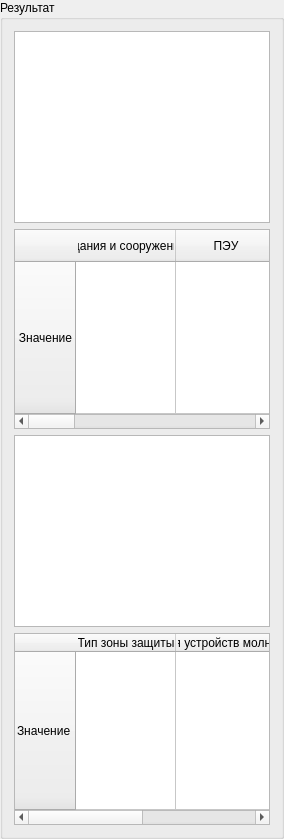
             <widget class="QGroupBox" name="groupBox_8">
              <property name="title">
               <string>Результат</string>
              </property>
              <layout class="QVBoxLayout" name="verticalLayout_14">
               <item>
                <widget class="QTextBrowser" name="textBrowser_5"/>
               </item>
               <item>
                <widget class="QTableWidget" name="lPCategoryAndTypeParamTable">
                 <property name="sizePolicy">
                  <sizepolicy hsizetype="Expanding" vsizetype="Expanding">
                   <horstretch>0</horstretch>
                   <verstretch>0</verstretch>
                  </sizepolicy>
                 </property>
                 <property name="minimumSize">
                  <size>
                   <width>0</width>
                   <height>200</height>
                  </size>
                 </property>
                 <property name="editTriggers">
                  <set>QAbstractItemView::NoEditTriggers</set>
                 </property>
                 <attribute name="verticalHeaderCascadingSectionResizes">
                  <bool>true</bool>
                 </attribute>
                 <attribute name="verticalHeaderStretchLastSection">
                  <bool>true</bool>
                 </attribute>
                 <row>
                  <property name="text">
                   <string>Значение</string>
                  </property>
                  <property name="textAlignment">
                   <set>AlignCenter</set>
                  </property>
                 </row>
                 <column>
                  <property name="text">
                   <string>Здания и сооружения</string>
                  </property>
                  <property name="textAlignment">
                   <set>AlignCenter</set>
                  </property>
                 </column>
                 <column>
                  <property name="text">
                   <string>ПЭУ</string>
                  </property>
                  <property name="textAlignment">
                   <set>AlignCenter</set>
                  </property>
                 </column>
                 <column>
                  <property name="text">
                   <string>Огнестойкость</string>
                  </property>
                  <property name="textAlignment">
                   <set>AlignCenter</set>
                  </property>
                 </column>
                 <column>
                  <property name="text">
                   <string>Ожидаемое количество поражений молнией в
год</string>
                  </property>
                  <property name="textAlignment">
                   <set>AlignCenter</set>
                  </property>
                 </column>
                 <column>
                  <property name="text">
                   <string>Местоположение</string>
                  </property>
                  <property name="textAlignment">
                   <set>AlignCenter</set>
                  </property>
                 </column>
                 <item row="0" column="0">
                  <property name="text">
                   <string/>
                  </property>
                  <property name="textAlignment">
                   <set>AlignCenter</set>
                  </property>
                 </item>
                 <item row="0" column="1">
                  <property name="text">
                   <string/>
                  </property>
                  <property name="textAlignment">
                   <set>AlignCenter</set>
                  </property>
                 </item>
                 <item row="0" column="2">
                  <property name="text">
                   <string/>
                  </property>
                  <property name="textAlignment">
                   <set>AlignCenter</set>
                  </property>
                 </item>
                 <item row="0" column="3">
                  <property name="text">
                   <string/>
                  </property>
                  <property name="textAlignment">
                   <set>AlignCenter</set>
                  </property>
                 </item>
                 <item row="0" column="4">
                  <property name="text">
                   <string/>
                  </property>
                  <property name="textAlignment">
                   <set>AlignCenter</set>
                  </property>
                 </item>
                </widget>
               </item>
               <item>
                <widget class="QTextBrowser" name="textBrowser_6"/>
               </item>
               <item>
                <widget class="QTableWidget" name="lPCategoryAndTypeResultTable">
                 <property name="editTriggers">
                  <set>QAbstractItemView::NoEditTriggers</set>
                 </property>
                 <attribute name="verticalHeaderStretchLastSection">
                  <bool>true</bool>
                 </attribute>
                 <row>
                  <property name="text">
                   <string>Значение</string>
                  </property>
                 </row>
                 <column>
                  <property name="text">
                   <string>Тип зоны защиты</string>
                  </property>
                 </column>
                 <column>
                  <property name="text">
                   <string>Категория устройств молниезащиты</string>
                  </property>
                 </column>
                </widget>
               </item>
              </layout>
             </widget>
